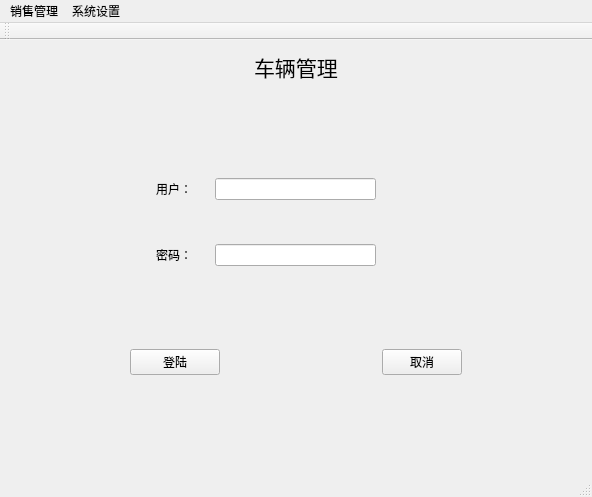
<?xml version="1.0" encoding="UTF-8"?>
<ui version="4.0">
 <class>MainWindow</class>
 <widget class="QMainWindow" name="MainWindow">
  <property name="geometry">
   <rect>
    <x>0</x>
    <y>0</y>
    <width>592</width>
    <height>497</height>
   </rect>
  </property>
  <property name="windowTitle">
   <string>MainWindow</string>
  </property>
  <property name="iconSize">
   <size>
    <width>30</width>
    <height>30</height>
   </size>
  </property>
  <widget class="QWidget" name="centralWidget">
   <layout class="QVBoxLayout" name="verticalLayout_3">
    <item>
     <layout class="QHBoxLayout" name="horizontalLayout_31">
      <item>
       <spacer name="horizontalSpacer">
        <property name="orientation">
         <enum>Qt::Horizontal</enum>
        </property>
        <property name="sizeHint" stdset="0">
         <size>
          <width>189</width>
          <height>20</height>
         </size>
        </property>
       </spacer>
      </item>
      <item>
       <widget class="QLabel" name="labelPagename">
        <property name="font">
         <font>
          <family>楷体</family>
          <pointsize>16</pointsize>
         </font>
        </property>
        <property name="text">
         <string>车辆管理</string>
        </property>
       </widget>
      </item>
      <item>
       <spacer name="horizontalSpacer_2">
        <property name="orientation">
         <enum>Qt::Horizontal</enum>
        </property>
        <property name="sizeHint" stdset="0">
         <size>
          <width>188</width>
          <height>20</height>
         </size>
        </property>
       </spacer>
      </item>
     </layout>
    </item>
    <item>
     <widget class="QStackedWidget" name="stackedWidget">
      <property name="currentIndex">
       <number>0</number>
      </property>
      <widget class="QWidget" name="pageLogin">
       <layout class="QGridLayout" name="gridLayout">
        <item row="0" column="2">
         <spacer name="verticalSpacer_26">
          <property name="orientation">
           <enum>Qt::Vertical</enum>
          </property>
          <property name="sizeHint" stdset="0">
           <size>
            <width>20</width>
            <height>21</height>
           </size>
          </property>
         </spacer>
        </item>
        <item row="1" column="0" colspan="2">
         <spacer name="horizontalSpacer_37">
          <property name="orientation">
           <enum>Qt::Horizontal</enum>
          </property>
          <property name="sizeHint" stdset="0">
           <size>
            <width>122</width>
            <height>20</height>
           </size>
          </property>
         </spacer>
        </item>
        <item row="1" column="2" colspan="3">
         <layout class="QHBoxLayout" name="horizontalLayout_32">
          <item>
           <widget class="QLabel" name="label_20">
            <property name="text">
             <string>用户：</string>
            </property>
           </widget>
          </item>
          <item>
           <widget class="QLineEdit" name="lineEditUser">
            <property name="sizePolicy">
             <sizepolicy hsizetype="Fixed" vsizetype="Fixed">
              <horstretch>0</horstretch>
              <verstretch>0</verstretch>
             </sizepolicy>
            </property>
            <property name="minimumSize">
             <size>
              <width>161</width>
              <height>0</height>
             </size>
            </property>
            <property name="maximumSize">
             <size>
              <width>161</width>
              <height>16777215</height>
             </size>
            </property>
           </widget>
          </item>
         </layout>
        </item>
        <item row="1" column="5" colspan="2">
         <spacer name="horizontalSpacer_38">
          <property name="orientation">
           <enum>Qt::Horizontal</enum>
          </property>
          <property name="sizeType">
           <enum>QSizePolicy::Maximum</enum>
          </property>
          <property name="sizeHint" stdset="0">
           <size>
            <width>178</width>
            <height>20</height>
           </size>
          </property>
         </spacer>
        </item>
        <item row="2" column="4">
         <spacer name="verticalSpacer_19">
          <property name="orientation">
           <enum>Qt::Vertical</enum>
          </property>
          <property name="sizeType">
           <enum>QSizePolicy::Fixed</enum>
          </property>
          <property name="sizeHint" stdset="0">
           <size>
            <width>20</width>
            <height>38</height>
           </size>
          </property>
         </spacer>
        </item>
        <item row="3" column="0" colspan="2">
         <spacer name="horizontalSpacer_42">
          <property name="orientation">
           <enum>Qt::Horizontal</enum>
          </property>
          <property name="sizeHint" stdset="0">
           <size>
            <width>122</width>
            <height>20</height>
           </size>
          </property>
         </spacer>
        </item>
        <item row="3" column="2" colspan="3">
         <layout class="QHBoxLayout" name="horizontalLayout_33">
          <item>
           <widget class="QLabel" name="label_21">
            <property name="text">
             <string>密码：</string>
            </property>
           </widget>
          </item>
          <item>
           <widget class="QLineEdit" name="lineEditPassword">
            <property name="sizePolicy">
             <sizepolicy hsizetype="Fixed" vsizetype="Fixed">
              <horstretch>0</horstretch>
              <verstretch>0</verstretch>
             </sizepolicy>
            </property>
            <property name="minimumSize">
             <size>
              <width>161</width>
              <height>0</height>
             </size>
            </property>
            <property name="maximumSize">
             <size>
              <width>161</width>
              <height>16777215</height>
             </size>
            </property>
           </widget>
          </item>
         </layout>
        </item>
        <item row="3" column="5" colspan="2">
         <spacer name="horizontalSpacer_43">
          <property name="orientation">
           <enum>Qt::Horizontal</enum>
          </property>
          <property name="sizeType">
           <enum>QSizePolicy::Maximum</enum>
          </property>
          <property name="sizeHint" stdset="0">
           <size>
            <width>178</width>
            <height>20</height>
           </size>
          </property>
         </spacer>
        </item>
        <item row="4" column="3">
         <spacer name="verticalSpacer_21">
          <property name="orientation">
           <enum>Qt::Vertical</enum>
          </property>
          <property name="sizeHint" stdset="0">
           <size>
            <width>20</width>
            <height>74</height>
           </size>
          </property>
         </spacer>
        </item>
        <item row="5" column="0">
         <spacer name="horizontalSpacer_39">
          <property name="orientation">
           <enum>Qt::Horizontal</enum>
          </property>
          <property name="sizeHint" stdset="0">
           <size>
            <width>93</width>
            <height>20</height>
           </size>
          </property>
         </spacer>
        </item>
        <item row="5" column="1" colspan="2">
         <widget class="QPushButton" name="pushButtonLogin">
          <property name="text">
           <string>登陆</string>
          </property>
         </widget>
        </item>
        <item row="5" column="3" colspan="2">
         <spacer name="horizontalSpacer_40">
          <property name="orientation">
           <enum>Qt::Horizontal</enum>
          </property>
          <property name="sizeType">
           <enum>QSizePolicy::Fixed</enum>
          </property>
          <property name="sizeHint" stdset="0">
           <size>
            <width>150</width>
            <height>20</height>
           </size>
          </property>
         </spacer>
        </item>
        <item row="5" column="5">
         <widget class="QPushButton" name="pushButtonLogcancel">
          <property name="text">
           <string>取消</string>
          </property>
         </widget>
        </item>
        <item row="5" column="6">
         <spacer name="horizontalSpacer_44">
          <property name="orientation">
           <enum>Qt::Horizontal</enum>
          </property>
          <property name="sizeType">
           <enum>QSizePolicy::Maximum</enum>
          </property>
          <property name="sizeHint" stdset="0">
           <size>
            <width>102</width>
            <height>20</height>
           </size>
          </property>
         </spacer>
        </item>
        <item row="6" column="1">
         <spacer name="verticalSpacer_23">
          <property name="orientation">
           <enum>Qt::Vertical</enum>
          </property>
          <property name="sizeHint" stdset="0">
           <size>
            <width>20</width>
            <height>65</height>
           </size>
          </property>
         </spacer>
        </item>
        <item row="6" column="5">
         <spacer name="verticalSpacer_24">
          <property name="orientation">
           <enum>Qt::Vertical</enum>
          </property>
          <property name="sizeHint" stdset="0">
           <size>
            <width>20</width>
            <height>65</height>
           </size>
          </property>
         </spacer>
        </item>
       </layout>
      </widget>
      <widget class="QWidget" name="carManage">
       <layout class="QHBoxLayout" name="horizontalLayout">
        <item>
         <widget class="QSplitter" name="splitter">
          <property name="orientation">
           <enum>Qt::Horizontal</enum>
          </property>
          <widget class="QToolBox" name="toolBox">
           <property name="sizePolicy">
            <sizepolicy hsizetype="Preferred" vsizetype="Preferred">
             <horstretch>0</horstretch>
             <verstretch>0</verstretch>
            </sizepolicy>
           </property>
           <property name="minimumSize">
            <size>
             <width>200</width>
             <height>0</height>
            </size>
           </property>
           <property name="currentIndex">
            <number>0</number>
           </property>
           <widget class="QWidget" name="Salecar">
            <property name="geometry">
             <rect>
              <x>0</x>
              <y>0</y>
              <width>183</width>
              <height>183</height>
             </rect>
            </property>
            <attribute name="label">
             <string>出售车辆</string>
            </attribute>
            <layout class="QGridLayout" name="gridLayout_2">
             <item row="0" column="0">
              <layout class="QHBoxLayout" name="horizontalLayout_2">
               <item>
                <widget class="QLabel" name="label_2">
                 <property name="text">
                  <string>厂家：</string>
                 </property>
                </widget>
               </item>
               <item>
                <widget class="QComboBox" name="comboBoxFactory">
                 <property name="currentText">
                  <string/>
                 </property>
                </widget>
               </item>
               <item>
                <spacer name="horizontalSpacer_3">
                 <property name="orientation">
                  <enum>Qt::Horizontal</enum>
                 </property>
                 <property name="sizeHint" stdset="0">
                  <size>
                   <width>58</width>
                   <height>20</height>
                  </size>
                 </property>
                </spacer>
               </item>
              </layout>
             </item>
             <item row="1" column="0">
              <layout class="QHBoxLayout" name="horizontalLayout_3">
               <item>
                <widget class="QLabel" name="label_4">
                 <property name="text">
                  <string>品牌：</string>
                 </property>
                </widget>
               </item>
               <item>
                <widget class="QComboBox" name="comboBoxBrand">
                 <property name="currentText">
                  <string/>
                 </property>
                </widget>
               </item>
               <item>
                <spacer name="horizontalSpacer_5">
                 <property name="orientation">
                  <enum>Qt::Horizontal</enum>
                 </property>
                 <property name="sizeHint" stdset="0">
                  <size>
                   <width>58</width>
                   <height>20</height>
                  </size>
                 </property>
                </spacer>
               </item>
              </layout>
             </item>
             <item row="2" column="0">
              <layout class="QHBoxLayout" name="horizontalLayout_4">
               <item>
                <widget class="QLabel" name="label_5">
                 <property name="text">
                  <string>报价：</string>
                 </property>
                </widget>
               </item>
               <item>
                <widget class="QLineEdit" name="lineEditPrice"/>
               </item>
               <item>
                <widget class="QLabel" name="label_10">
                 <property name="text">
                  <string>万</string>
                 </property>
                </widget>
               </item>
              </layout>
             </item>
             <item row="3" column="0">
              <layout class="QHBoxLayout" name="horizontalLayout_5">
               <item>
                <widget class="QLabel" name="label_6">
                 <property name="text">
                  <string>数量：</string>
                 </property>
                </widget>
               </item>
               <item>
                <widget class="QSpinBox" name="spinBox"/>
               </item>
               <item>
                <widget class="QLabel" name="label_7">
                 <property name="text">
                  <string>剩余数量：</string>
                 </property>
                </widget>
               </item>
               <item>
                <widget class="QLabel" name="labelLast">
                 <property name="text">
                  <string>0</string>
                 </property>
                </widget>
               </item>
              </layout>
             </item>
             <item row="4" column="0">
              <layout class="QHBoxLayout" name="horizontalLayout_6">
               <item>
                <widget class="QLabel" name="label_9">
                 <property name="text">
                  <string>金额：</string>
                 </property>
                </widget>
               </item>
               <item>
                <widget class="QLineEdit" name="lineEdittTotal"/>
               </item>
               <item>
                <widget class="QLabel" name="label_11">
                 <property name="text">
                  <string>万</string>
                 </property>
                </widget>
               </item>
              </layout>
             </item>
             <item row="5" column="0">
              <layout class="QHBoxLayout" name="horizontalLayout_7">
               <item>
                <widget class="QPushButton" name="pushButtonOk">
                 <property name="text">
                  <string>确定</string>
                 </property>
                 <property name="autoDefault">
                  <bool>false</bool>
                 </property>
                 <property name="default">
                  <bool>false</bool>
                 </property>
                 <property name="flat">
                  <bool>false</bool>
                 </property>
                </widget>
               </item>
               <item>
                <widget class="QPushButton" name="pushButtonCancel">
                 <property name="text">
                  <string>取消</string>
                 </property>
                </widget>
               </item>
              </layout>
             </item>
            </layout>
           </widget>
           <widget class="QWidget" name="storecar">
            <property name="geometry">
             <rect>
              <x>0</x>
              <y>0</y>
              <width>197</width>
              <height>179</height>
             </rect>
            </property>
            <attribute name="label">
             <string>新车入库</string>
            </attribute>
            <layout class="QVBoxLayout" name="verticalLayout">
             <item>
              <layout class="QHBoxLayout" name="horizontalLayout_8">
               <item>
                <widget class="QLabel" name="label">
                 <property name="text">
                  <string>厂家：</string>
                 </property>
                </widget>
               </item>
               <item>
                <widget class="QComboBox" name="comboBoxnfactory"/>
               </item>
               <item>
                <spacer name="horizontalSpacer_4">
                 <property name="orientation">
                  <enum>Qt::Horizontal</enum>
                 </property>
                 <property name="sizeHint" stdset="0">
                  <size>
                   <width>40</width>
                   <height>20</height>
                  </size>
                 </property>
                </spacer>
               </item>
              </layout>
             </item>
             <item>
              <spacer name="verticalSpacer">
               <property name="orientation">
                <enum>Qt::Vertical</enum>
               </property>
               <property name="sizeHint" stdset="0">
                <size>
                 <width>20</width>
                 <height>23</height>
                </size>
               </property>
              </spacer>
             </item>
             <item>
              <layout class="QHBoxLayout" name="horizontalLayout_9">
               <item>
                <widget class="QLabel" name="label_3">
                 <property name="text">
                  <string>品牌：</string>
                 </property>
                </widget>
               </item>
               <item>
                <widget class="QComboBox" name="comboBoxnbrand"/>
               </item>
               <item>
                <spacer name="horizontalSpacer_6">
                 <property name="orientation">
                  <enum>Qt::Horizontal</enum>
                 </property>
                 <property name="sizeHint" stdset="0">
                  <size>
                   <width>40</width>
                   <height>20</height>
                  </size>
                 </property>
                </spacer>
               </item>
              </layout>
             </item>
             <item>
              <spacer name="verticalSpacer_2">
               <property name="orientation">
                <enum>Qt::Vertical</enum>
               </property>
               <property name="sizeHint" stdset="0">
                <size>
                 <width>20</width>
                 <height>23</height>
                </size>
               </property>
              </spacer>
             </item>
             <item>
              <layout class="QHBoxLayout" name="horizontalLayout_10">
               <item>
                <widget class="QLabel" name="label_8">
                 <property name="text">
                  <string>新到：</string>
                 </property>
                </widget>
               </item>
               <item>
                <widget class="QSpinBox" name="spinBoxN"/>
               </item>
               <item>
                <spacer name="horizontalSpacer_7">
                 <property name="orientation">
                  <enum>Qt::Horizontal</enum>
                 </property>
                 <property name="sizeHint" stdset="0">
                  <size>
                   <width>40</width>
                   <height>20</height>
                  </size>
                 </property>
                </spacer>
               </item>
              </layout>
             </item>
             <item>
              <spacer name="verticalSpacer_3">
               <property name="orientation">
                <enum>Qt::Vertical</enum>
               </property>
               <property name="sizeHint" stdset="0">
                <size>
                 <width>20</width>
                 <height>23</height>
                </size>
               </property>
              </spacer>
             </item>
             <item>
              <layout class="QHBoxLayout" name="horizontalLayout_11">
               <item>
                <widget class="QLabel" name="label_12">
                 <property name="text">
                  <string>库存：</string>
                 </property>
                </widget>
               </item>
               <item>
                <widget class="QLabel" name="labelstore">
                 <property name="text">
                  <string>0</string>
                 </property>
                </widget>
               </item>
               <item>
                <spacer name="horizontalSpacer_8">
                 <property name="orientation">
                  <enum>Qt::Horizontal</enum>
                 </property>
                 <property name="sizeHint" stdset="0">
                  <size>
                   <width>40</width>
                   <height>20</height>
                  </size>
                 </property>
                </spacer>
               </item>
              </layout>
             </item>
             <item>
              <spacer name="verticalSpacer_4">
               <property name="orientation">
                <enum>Qt::Vertical</enum>
               </property>
               <property name="sizeHint" stdset="0">
                <size>
                 <width>20</width>
                 <height>23</height>
                </size>
               </property>
              </spacer>
             </item>
             <item>
              <layout class="QHBoxLayout" name="horizontalLayout_12">
               <item>
                <widget class="QPushButton" name="pushButtonNOk">
                 <property name="sizePolicy">
                  <sizepolicy hsizetype="Fixed" vsizetype="Fixed">
                   <horstretch>0</horstretch>
                   <verstretch>0</verstretch>
                  </sizepolicy>
                 </property>
                 <property name="maximumSize">
                  <size>
                   <width>55</width>
                   <height>16777215</height>
                  </size>
                 </property>
                 <property name="text">
                  <string>确定</string>
                 </property>
                </widget>
               </item>
               <item>
                <widget class="QPushButton" name="pushButtonNCancel">
                 <property name="sizePolicy">
                  <sizepolicy hsizetype="Fixed" vsizetype="Fixed">
                   <horstretch>0</horstretch>
                   <verstretch>0</verstretch>
                  </sizepolicy>
                 </property>
                 <property name="maximumSize">
                  <size>
                   <width>55</width>
                   <height>16777215</height>
                  </size>
                 </property>
                 <property name="text">
                  <string>取消</string>
                 </property>
                </widget>
               </item>
               <item>
                <widget class="QPushButton" name="pushButtonMore">
                 <property name="sizePolicy">
                  <sizepolicy hsizetype="Fixed" vsizetype="Fixed">
                   <horstretch>0</horstretch>
                   <verstretch>0</verstretch>
                  </sizepolicy>
                 </property>
                 <property name="maximumSize">
                  <size>
                   <width>55</width>
                   <height>16777215</height>
                  </size>
                 </property>
                 <property name="text">
                  <string>更多</string>
                 </property>
                </widget>
               </item>
              </layout>
             </item>
            </layout>
            <zorder>verticalSpacer</zorder>
            <zorder>verticalSpacer_2</zorder>
            <zorder>verticalSpacer_3</zorder>
            <zorder>verticalSpacer_4</zorder>
           </widget>
          </widget>
          <widget class="QTextEdit" name="textEdit">
           <property name="readOnly">
            <bool>true</bool>
           </property>
          </widget>
         </widget>
        </item>
       </layout>
      </widget>
      <widget class="QWidget" name="formOperation">
       <layout class="QGridLayout" name="gridLayout_4">
        <item row="0" column="0">
         <widget class="QTableView" name="tableView"/>
        </item>
        <item row="1" column="0">
         <spacer name="verticalSpacer_5">
          <property name="orientation">
           <enum>Qt::Vertical</enum>
          </property>
          <property name="sizeType">
           <enum>QSizePolicy::Fixed</enum>
          </property>
          <property name="sizeHint" stdset="0">
           <size>
            <width>20</width>
            <height>13</height>
           </size>
          </property>
         </spacer>
        </item>
        <item row="2" column="0">
         <layout class="QGridLayout" name="gridLayout_3">
          <item row="0" column="0">
           <spacer name="horizontalSpacer_15">
            <property name="orientation">
             <enum>Qt::Horizontal</enum>
            </property>
            <property name="sizeHint" stdset="0">
             <size>
              <width>13</width>
              <height>20</height>
             </size>
            </property>
           </spacer>
          </item>
          <item row="0" column="1">
           <widget class="QLabel" name="label_13">
            <property name="text">
             <string>厂家：</string>
            </property>
           </widget>
          </item>
          <item row="0" column="2">
           <widget class="QComboBox" name="comboBoxTfactory"/>
          </item>
          <item row="0" column="3" colspan="2">
           <spacer name="horizontalSpacer_10">
            <property name="orientation">
             <enum>Qt::Horizontal</enum>
            </property>
            <property name="sizeHint" stdset="0">
             <size>
              <width>18</width>
              <height>20</height>
             </size>
            </property>
           </spacer>
          </item>
          <item row="0" column="5">
           <widget class="QLabel" name="label_15">
            <property name="text">
             <string>排序依据：</string>
            </property>
           </widget>
          </item>
          <item row="0" column="6">
           <widget class="QComboBox" name="comboBoxTsort">
            <item>
             <property name="text">
              <string>id</string>
             </property>
            </item>
            <item>
             <property name="text">
              <string>price</string>
             </property>
            </item>
            <item>
             <property name="text">
              <string>sum</string>
             </property>
            </item>
            <item>
             <property name="text">
              <string>sell</string>
             </property>
            </item>
            <item>
             <property name="text">
              <string>last</string>
             </property>
            </item>
           </widget>
          </item>
          <item row="0" column="7">
           <widget class="QPushButton" name="pushButtonTincrease">
            <property name="text">
             <string>升序</string>
            </property>
           </widget>
          </item>
          <item row="0" column="8">
           <widget class="QPushButton" name="pushButtonTadd">
            <property name="text">
             <string>添加</string>
            </property>
            <property name="autoExclusive">
             <bool>false</bool>
            </property>
            <property name="autoDefault">
             <bool>false</bool>
            </property>
           </widget>
          </item>
          <item row="0" column="9">
           <widget class="QPushButton" name="pushButtonTCommit">
            <property name="sizePolicy">
             <sizepolicy hsizetype="Fixed" vsizetype="Fixed">
              <horstretch>0</horstretch>
              <verstretch>0</verstretch>
             </sizepolicy>
            </property>
            <property name="maximumSize">
             <size>
              <width>75</width>
              <height>16777215</height>
             </size>
            </property>
            <property name="text">
             <string>提交</string>
            </property>
           </widget>
          </item>
          <item row="1" column="0">
           <spacer name="horizontalSpacer_14">
            <property name="orientation">
             <enum>Qt::Horizontal</enum>
            </property>
            <property name="sizeHint" stdset="0">
             <size>
              <width>10</width>
              <height>20</height>
             </size>
            </property>
           </spacer>
          </item>
          <item row="1" column="1">
           <widget class="QLabel" name="label_14">
            <property name="text">
             <string>品牌：</string>
            </property>
           </widget>
          </item>
          <item row="1" column="2">
           <widget class="QComboBox" name="comboBoxTbrand"/>
          </item>
          <item row="1" column="3">
           <widget class="QCheckBox" name="checkBox">
            <property name="text">
             <string/>
            </property>
           </widget>
          </item>
          <item row="1" column="4" colspan="3">
           <spacer name="horizontalSpacer_9">
            <property name="orientation">
             <enum>Qt::Horizontal</enum>
            </property>
            <property name="sizeHint" stdset="0">
             <size>
              <width>148</width>
              <height>20</height>
             </size>
            </property>
           </spacer>
          </item>
          <item row="1" column="7">
           <widget class="QPushButton" name="pushButtondescrease">
            <property name="text">
             <string>降序</string>
            </property>
           </widget>
          </item>
          <item row="1" column="8">
           <widget class="QPushButton" name="pushButtonTDel">
            <property name="text">
             <string>删除</string>
            </property>
           </widget>
          </item>
          <item row="1" column="9">
           <widget class="QPushButton" name="pushButtonTCancel">
            <property name="text">
             <string>取消</string>
            </property>
           </widget>
          </item>
          <item row="2" column="0" colspan="2">
           <spacer name="horizontalSpacer_13">
            <property name="orientation">
             <enum>Qt::Horizontal</enum>
            </property>
            <property name="sizeHint" stdset="0">
             <size>
              <width>48</width>
              <height>17</height>
             </size>
            </property>
           </spacer>
          </item>
          <item row="2" column="2">
           <widget class="QPushButton" name="pushButtonTInquire">
            <property name="text">
             <string>查询</string>
            </property>
           </widget>
          </item>
          <item row="2" column="3" colspan="3">
           <widget class="QPushButton" name="pushButtonTdisplay">
            <property name="maximumSize">
             <size>
              <width>75</width>
              <height>16777215</height>
             </size>
            </property>
            <property name="text">
             <string>显示全表</string>
            </property>
           </widget>
          </item>
          <item row="2" column="6">
           <spacer name="horizontalSpacer_11">
            <property name="orientation">
             <enum>Qt::Horizontal</enum>
            </property>
            <property name="sizeHint" stdset="0">
             <size>
              <width>78</width>
              <height>20</height>
             </size>
            </property>
           </spacer>
          </item>
          <item row="2" column="7">
           <widget class="QPushButton" name="pushButtonTExit">
            <property name="sizePolicy">
             <sizepolicy hsizetype="Fixed" vsizetype="Fixed">
              <horstretch>0</horstretch>
              <verstretch>0</verstretch>
             </sizepolicy>
            </property>
            <property name="maximumSize">
             <size>
              <width>75</width>
              <height>16777215</height>
             </size>
            </property>
            <property name="text">
             <string>退出</string>
            </property>
            <property name="flat">
             <bool>false</bool>
            </property>
           </widget>
          </item>
          <item row="2" column="8" colspan="2">
           <spacer name="horizontalSpacer_12">
            <property name="orientation">
             <enum>Qt::Horizontal</enum>
            </property>
            <property name="sizeHint" stdset="0">
             <size>
              <width>158</width>
              <height>17</height>
             </size>
            </property>
           </spacer>
          </item>
         </layout>
        </item>
       </layout>
      </widget>
      <widget class="QWidget" name="Salecalc">
       <layout class="QVBoxLayout" name="verticalLayout_4">
        <item>
         <layout class="QGridLayout" name="gridLayout_5">
          <item row="0" column="3">
           <spacer name="verticalSpacer_7">
            <property name="orientation">
             <enum>Qt::Vertical</enum>
            </property>
            <property name="sizeHint" stdset="0">
             <size>
              <width>20</width>
              <height>40</height>
             </size>
            </property>
           </spacer>
          </item>
          <item row="0" column="1">
           <spacer name="verticalSpacer_6">
            <property name="orientation">
             <enum>Qt::Vertical</enum>
            </property>
            <property name="sizeHint" stdset="0">
             <size>
              <width>20</width>
              <height>38</height>
             </size>
            </property>
           </spacer>
          </item>
          <item row="1" column="0">
           <spacer name="horizontalSpacer_19">
            <property name="orientation">
             <enum>Qt::Horizontal</enum>
            </property>
            <property name="sizeHint" stdset="0">
             <size>
              <width>13</width>
              <height>20</height>
             </size>
            </property>
           </spacer>
          </item>
          <item row="1" column="4">
           <spacer name="horizontalSpacer_18">
            <property name="orientation">
             <enum>Qt::Horizontal</enum>
            </property>
            <property name="sizeHint" stdset="0">
             <size>
              <width>128</width>
              <height>20</height>
             </size>
            </property>
           </spacer>
          </item>
          <item row="1" column="3">
           <layout class="QHBoxLayout" name="horizontalLayout_14">
            <item>
             <widget class="QLabel" name="label_17">
              <property name="text">
               <string>品牌：</string>
              </property>
             </widget>
            </item>
            <item>
             <widget class="QComboBox" name="comboBoxSbrand"/>
            </item>
           </layout>
          </item>
          <item row="1" column="2">
           <spacer name="horizontalSpacer_17">
            <property name="orientation">
             <enum>Qt::Horizontal</enum>
            </property>
            <property name="sizeHint" stdset="0">
             <size>
              <width>138</width>
              <height>20</height>
             </size>
            </property>
           </spacer>
          </item>
          <item row="1" column="1">
           <layout class="QHBoxLayout" name="horizontalLayout_13">
            <item>
             <widget class="QLabel" name="label_16">
              <property name="text">
               <string>厂家：</string>
              </property>
             </widget>
            </item>
            <item>
             <widget class="QComboBox" name="comboBoxSfactory"/>
            </item>
           </layout>
          </item>
          <item row="2" column="3">
           <spacer name="verticalSpacer_9">
            <property name="orientation">
             <enum>Qt::Vertical</enum>
            </property>
            <property name="sizeHint" stdset="0">
             <size>
              <width>20</width>
              <height>13</height>
             </size>
            </property>
           </spacer>
          </item>
          <item row="2" column="1">
           <spacer name="verticalSpacer_8">
            <property name="orientation">
             <enum>Qt::Vertical</enum>
            </property>
            <property name="sizeHint" stdset="0">
             <size>
              <width>20</width>
              <height>13</height>
             </size>
            </property>
           </spacer>
          </item>
         </layout>
        </item>
        <item>
         <spacer name="verticalSpacer_22">
          <property name="orientation">
           <enum>Qt::Vertical</enum>
          </property>
          <property name="sizeType">
           <enum>QSizePolicy::Fixed</enum>
          </property>
          <property name="sizeHint" stdset="0">
           <size>
            <width>20</width>
            <height>10</height>
           </size>
          </property>
         </spacer>
        </item>
        <item>
         <layout class="QHBoxLayout" name="horizontalLayout_15">
          <item>
           <widget class="Histogram" name="widgetHistogram" native="true">
            <property name="autoFillBackground">
             <bool>false</bool>
            </property>
            <widget class="QLabel" name="label_18">
             <property name="geometry">
              <rect>
               <x>100</x>
               <y>0</y>
               <width>54</width>
               <height>12</height>
              </rect>
             </property>
             <property name="text">
              <string>厂家品牌</string>
             </property>
            </widget>
           </widget>
          </item>
          <item>
           <spacer name="horizontalSpacer_16">
            <property name="orientation">
             <enum>Qt::Horizontal</enum>
            </property>
            <property name="sizeType">
             <enum>QSizePolicy::Fixed</enum>
            </property>
            <property name="sizeHint" stdset="0">
             <size>
              <width>5</width>
              <height>20</height>
             </size>
            </property>
           </spacer>
          </item>
          <item>
           <widget class="pieChart" name="widgetPie" native="true">
            <property name="minimumSize">
             <size>
              <width>0</width>
              <height>260</height>
             </size>
            </property>
            <property name="autoFillBackground">
             <bool>false</bool>
            </property>
            <property name="styleSheet">
             <string>0</string>
            </property>
            <widget class="QLabel" name="label_19">
             <property name="geometry">
              <rect>
               <x>100</x>
               <y>0</y>
               <width>54</width>
               <height>12</height>
              </rect>
             </property>
             <property name="text">
              <string>品牌车辆</string>
             </property>
            </widget>
           </widget>
          </item>
         </layout>
        </item>
       </layout>
      </widget>
     </widget>
    </item>
   </layout>
  </widget>
  <widget class="QMenuBar" name="menuBar">
   <property name="geometry">
    <rect>
     <x>0</x>
     <y>0</y>
     <width>592</width>
     <height>23</height>
    </rect>
   </property>
   <widget class="QMenu" name="menu">
    <property name="title">
     <string>销售管理</string>
    </property>
    <addaction name="separator"/>
    <addaction name="actionCarManagge"/>
    <addaction name="actionSaleCalc"/>
   </widget>
   <widget class="QMenu" name="menusys">
    <property name="title">
     <string>系统设置</string>
    </property>
    <addaction name="actionadduser"/>
    <addaction name="actionLogout"/>
    <addaction name="actionsabout"/>
   </widget>
   <addaction name="menu"/>
   <addaction name="menusys"/>
  </widget>
  <widget class="QToolBar" name="mainToolBar">
   <attribute name="toolBarArea">
    <enum>TopToolBarArea</enum>
   </attribute>
   <attribute name="toolBarBreak">
    <bool>false</bool>
   </attribute>
  </widget>
  <widget class="QStatusBar" name="statusBar"/>
  <action name="actionCarManagge">
   <property name="text">
    <string>车辆管理</string>
   </property>
  </action>
  <action name="actionSaleCalc">
   <property name="text">
    <string>销售统计</string>
   </property>
  </action>
  <action name="actionadduser">
   <property name="text">
    <string>添加用户</string>
   </property>
  </action>
  <action name="actionLogout">
   <property name="text">
    <string>退出登陆</string>
   </property>
  </action>
  <action name="actionsabout">
   <property name="text">
    <string>关于</string>
   </property>
  </action>
 </widget>
 <layoutdefault spacing="6" margin="11"/>
 <customwidgets>
  <customwidget>
   <class>Histogram</class>
   <extends>QWidget</extends>
   <header location="global">histogram.h</header>
   <container>1</container>
  </customwidget>
  <customwidget>
   <class>pieChart</class>
   <extends>QWidget</extends>
   <header location="global">piechart.h</header>
   <container>1</container>
  </customwidget>
 </customwidgets>
 <resources/>
 <connections/>
</ui>
